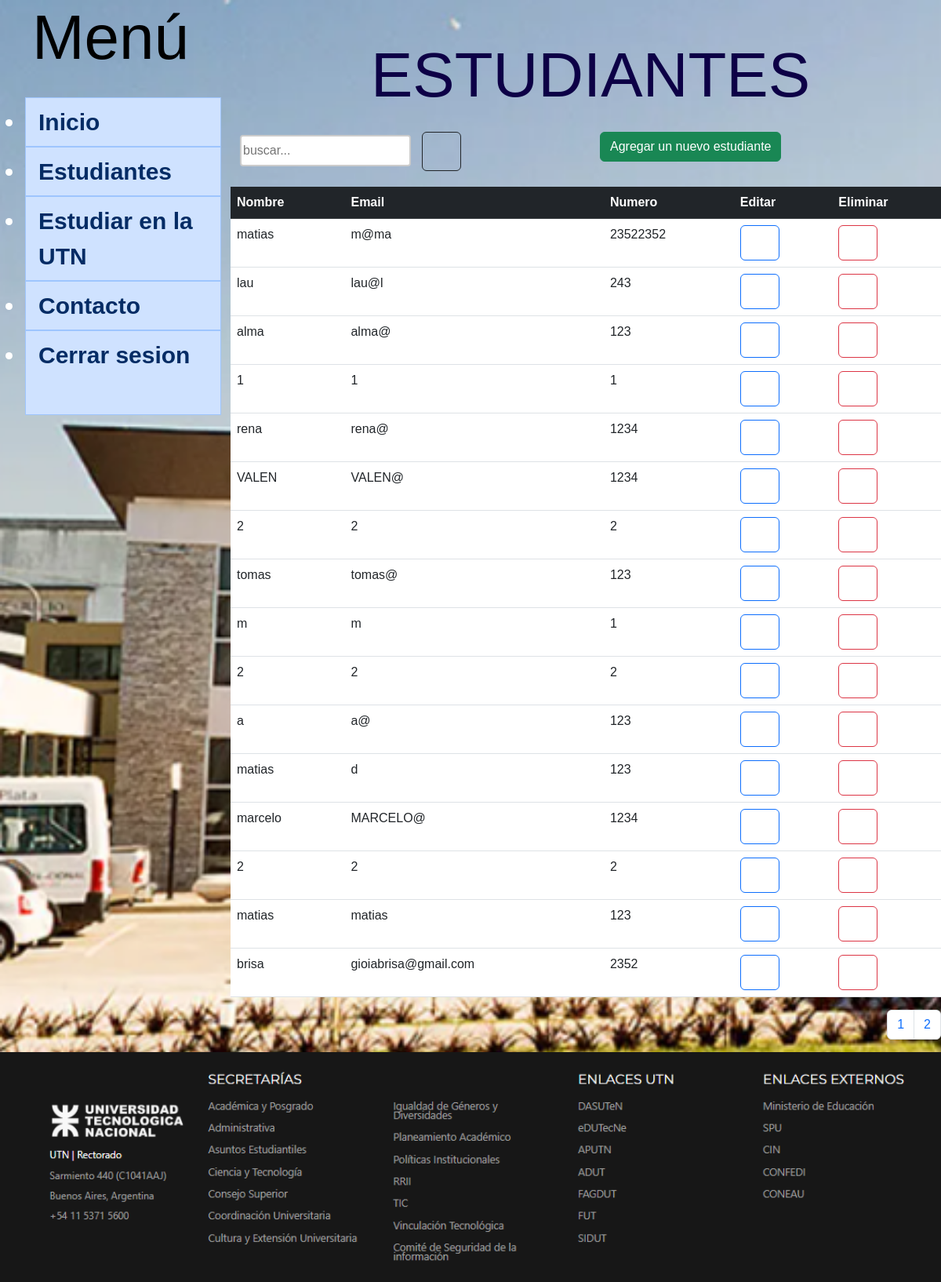
Screenshot of /estudiantes.php (signed in) with the database file from the repository.
### tables this page shows
CREATE TABLE `usuarios` (
  `id` int(11) NOT NULL,
  `nombre` varchar(255) NOT NULL,
  `email` varchar(255) NOT NULL,
  `password` varchar(255) NOT NULL,
  `numero` int(11) NOT NULL,
  `rol` int(1) NOT NULL
);

### estudiantes.php (the view, shortened to what this page needs)
<?php include "include/init.php";?>
<!DOCTYPE html>
<html>
    <head>
      <link rel="stylesheet" type="text/css" href="assets\CSS\stylepanel.css">
      <link rel="stylesheet" type="text/css" href="assets\CSS\bootstrap.min.css">
      <?include "include/extensiones.php";?>
    </head>
  <body>
    <div class="row principal">
      <div class ="col-3">
    <?php include "include/menu.php";?>
</div>
<div class="col-9">
  <h1 class="mt-5 mb-4 display-1" >ESTUDIANTES</h1>
  <div class="row">
    <div class="col-6">
    <form method="POST">
      <input type="text"  id="buscar" name="filtro" placeholder="buscar..." value="<?php echo isset($_POST["filtro"]) ? $_POST["filtro"] : ""?>" />
      <button class="btn btn-outline-dark"><box-icon name='search-alt-2'></box-icon></button>
    </form>
</div>
<div class="col-6">
    <a href="estudiante.php" type="button" class="btn btn-success float-right ">Agregar un nuevo estudiante</a>
</div>
    <table class="table">
        <thead class="table-dark ">
            <tr>
                <th scope="col">Nombre</th>
                <th scope="col">Email</th>
                <th scope="col">Numero</th>
             <?php if($_SESSION["rol"] == 1) { ?>
                <th scope="col">Editar</th>
                <th scope="col">Eliminar</th>
                   <?php } ?>
              </tr>
            </thead>
        <tbody>
          <?php
            $offset = 8;
            $sql = "SELECT * FROM usuarios ";
            $resultado = mysqli_query($conexion, $sql);
            while( $fila = mysqli_fetch_array($resultado)){ ?>
            <tr>
                <td><?php echo $fila["nombre"]?></td>
                <td><?php echo $fila["email"]?></td>
                <td><?php echo $fila["numero"]?></td>
            <?php
            if ($_SESSION["rol"] == 1) {
                ?>
                <td><a type="button" class="btn btn-outline-primary" href="estudiante.php?id=<?php echo $fila["id"] ?>"><box-icon type='solid' name='edit-alt'></box-icon></a></td>
                <td><a class="btn btn-outline-danger" href="javascript:void(0)" onclick="eliminar(<?php echo $fila['id'] ?>)"><box-icon name='x'></box-icon></a></td>
                <?php
            } else {
                if ($_SESSION["id"] == $fila["id"]) {
                    ?>
                    <td style="background-color: transparent;"><a type="button" class="btn btn-primary" href="estudiante.php?id=<?php echo $fila["id"] ?>" ><box-icon type='solid' name='edit-alt'></box-icon></a></td>
                    <?php
                }
            }
            ?>
              </tr>
              <?php } ?>
            </tbody>
          </table>
<?php include "include/paginacion.php"?>
    </div>
    </div>
    <img class="col-12" src="assets\CSS\img\Contacto.png">
  </body>
</html>

### include/extensiones.php (shortened to what this page needs)
<link rel="stylesheet" type="text/css" href="assets\CSS\bootstrap.min.css">
<link href='https://unpkg.com/boxicons@2.1.4/css/boxicons.min.css' rel='stylesheet'>

### include/menu.php (shortened to what this page needs)
<link rel="stylesheet" type="text/css" href="assets\CSS\stylepanel.css">
<link rel="stylesheet" type="text/css" href="assets\CSS\stylepanel.css">
    <div >
      <div class=" menu list-group" id="menu" >
        <h2 class="m">Menú</h2>
        <ul>
          <li><a class="list-group-item list-group-item-action  list-group-item-primary" href="../panel.php">Inicio <box-icon name='home'></box-icon></a></li>
          <li><a class="list-group-item list-group-item-action  list-group-item-primary" href="../estudiantes.php">Estudiantes <box-icon name='group'></box-icon></a></li>
          <li><a class="list-group-item list-group-item-action  list-group-item-primary" href="./sedes.php">Estudiar en la UTN <box-icon type='solid' name='institution'></box-icon></a></li>
          <li><a class="list-group-item list-group-item-action  list-group-item-primary" href="../contacto.php">Contacto <box-icon name='message-rounded-dots'></box-icon></a></li>
          <li><a class="list-group-item list-group-item-action  list-group-item-primary" onclick="logout()" href="#">Cerrar sesion <box-icon name='exit' ></box-icon></a></li>
        </ul>
      </div>
    </div>

### include/paginacion.php
<?php
  $sqli = "SELECT COUNT(*) AS cantidad FROM usuarios";
  $query = mysqli_query($conexion, $sqli);
  $c = mysqli_fetch_array($query);
  $cantidad_total = $c["cantidad"];
?>
<nav aria-label="Page navigation example">
  <ul class="pagination justify-content-end">
    <?php
    $cantidad_paginas = ceil($cantidad_total / $offset);
    for ($i = 1; $i <= $cantidad_paginas; $i++ ){
      ?>
      <li class="page-item"><a class="page-link" href="estudiantes.php?page-link=<?php echo $i ?>"><?php echo $i ?></a></li>
    <?php } ?>
  </ul>
</nav>

### assets/CSS/stylepanel.css (style rules this page uses)
body { font-family: 'Arial', sans-serif; }
h1 { font-family: 'Arial', sans-serif; font-size: 80px; text-align: center; color: rgb(13, 0, 70); }
h2 { color: rgb(119, 119, 119); font-size: 40px; text-align: center; }
#menu { font-size: 100px; font-weight: 700; color: rgb(255, 255, 255); height: 720px; }
button { height: 50px; width: auto; margin-left: 10px; }

### estudiantes.php (style rules this page uses)
.principal { background-image: url("utn-mdp.png"); background-repeat: no-repeat; background-attachment: fixed; background-size: cover; height:auto; }
input[type=text] { width: 50%; box-sizing: border-box; border: 2px solid #ccc; border-radius: 4px; height: 40px; }
.table { margin-top: 20px; }

### include/menu.php (style rules this page uses)
body { font-family: 'Arial', sans-serif; }
h1 { font-family: 'Arial', sans-serif; font-size: 80px; text-align: center; color: rgb(13,00,70); font-weight:700; }
h2 { color: grey; font-size: 40px; text-align: center; padding-bottom: 20px; }
.m { color:black; font-size: 80px; }
#menu { background-color: white ; font-size: 30px; font-weight: 700; color: rgb(255, 255, 255); height: 0px; }

### rows the page displays
usuarios: nombre "matias", email "m@ma", numero "23522352"
usuarios: nombre "lau", email "lau@l", numero "243"
usuarios: nombre "alma", email "alma@", numero "123"
usuarios: nombre "1", email "1", numero "1"
usuarios: nombre "rena", email "rena@", numero "1234"
usuarios: nombre "VALEN", email "VALEN@", numero "1234"
usuarios: nombre "2", email "2", numero "2"
usuarios: nombre "tomas", email "tomas@", numero "123"
usuarios: nombre "m", email "m", numero "1"
usuarios: nombre "2", email "2", numero "2"
usuarios: nombre "a", email "a@", numero "123"
usuarios: nombre "matias", email "d", numero "123"
usuarios: nombre "marcelo", email "MARCELO@", numero "1234"
usuarios: nombre "2", email "2", numero "2"
usuarios: nombre "matias", email "matias", numero "123"
usuarios: nombre "brisa", email "gioiabrisa@gmail.com", numero "2352"
